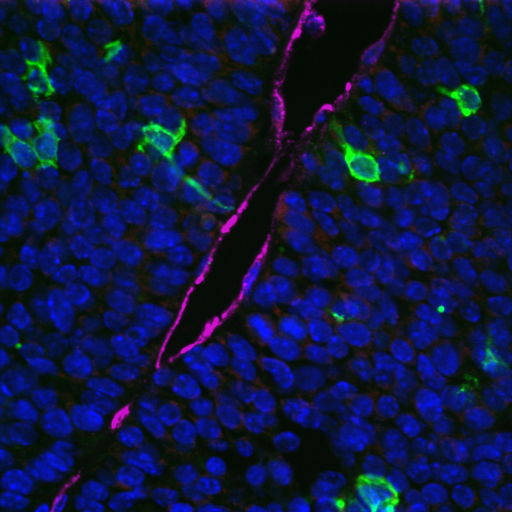
#> input picture Lmo2_PyMT.tif, 512 x 512 px
$ jupyter execute lmo2_analysis.ipynb
#> lines starting #> are read from the running program, lines starting #| are printed output that depends on the picture
[cell 1]
from PIL import Image
import tifffile
import matplotlib.pyplot as plt
from matplotlib import colors
import pandas as pd
import numpy as np
import scipy.ndimage as ndi
import imageio.v2 as imageio

[cell 2]
lmo2_img = imageio.imread('Lmo2_PyMT.tif')
#> lmo2_img is the input picture: shape (512, 512, 3); mean R, G, B 14, 23.4, 65.8

[cell 3]
plt.imshow(lmo2_img)

[cell 4]
plt.imshow(lmo2_img[:,:,1]>100)
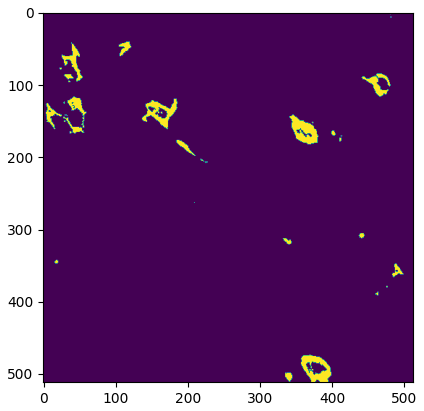
#> figure drawn by matplotlib, 1 panel

[cell 5]
cell_labels, cell_number = ndi.label(lmo2_img[:,:,1]>100)
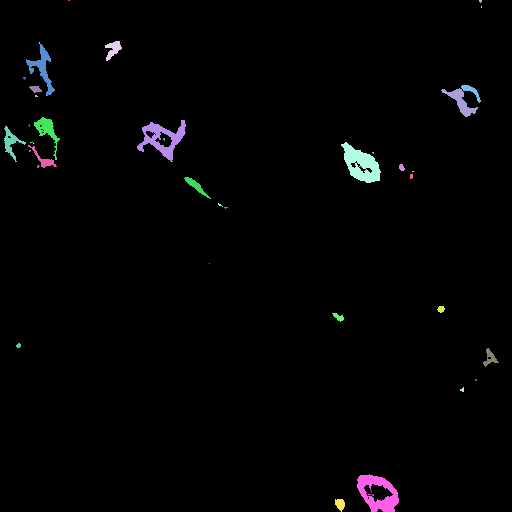
#> cell_labels: shape (512, 512) int32; 44 distinct labels, from 0 to 43; one colour per label, 0 black
#> cell_number = 43
cell_number
#> Out = 43

[cell 6]
plt.imshow(cell_labels,cmap='gray')
plt.colorbar()
plt.show()
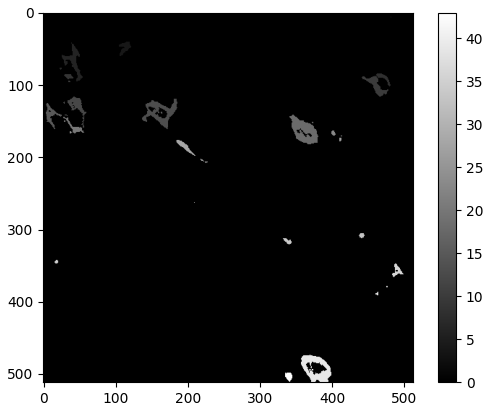
#> figure drawn by matplotlib, 2 panels

$ run again, with FluorescentCells.tif copied over Lmo2_PyMT.tif
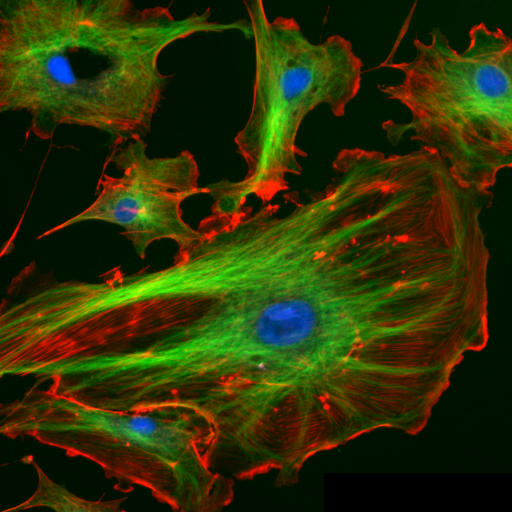
#> input picture FluorescentCells.tif, 512 x 512 px
#> lmo2_img is the input picture: shape (512, 512, 3); mean R, G, B 45.4, 50, 6.6
#> `cell_labels, cell_number = ndi.label(lmo2_img[:,:,1]>100)`:
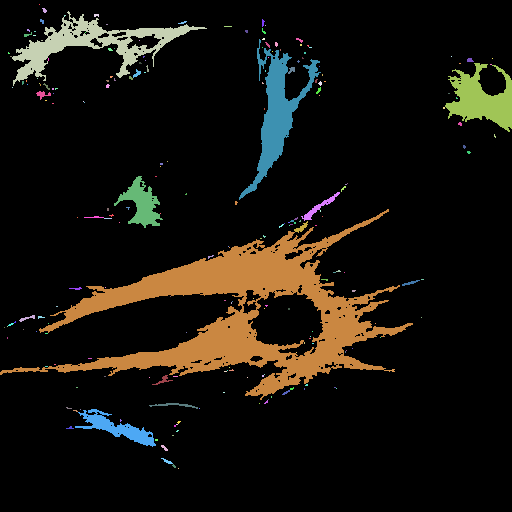
#> cell_labels: shape (512, 512) int32; 219 distinct labels, from 0 to 218; one colour per label, 0 black
#> cell_number = 218
#> `plt.show()`:
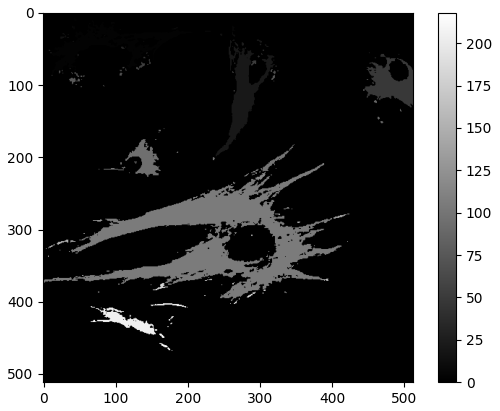
#> figure drawn by matplotlib, 2 panels
